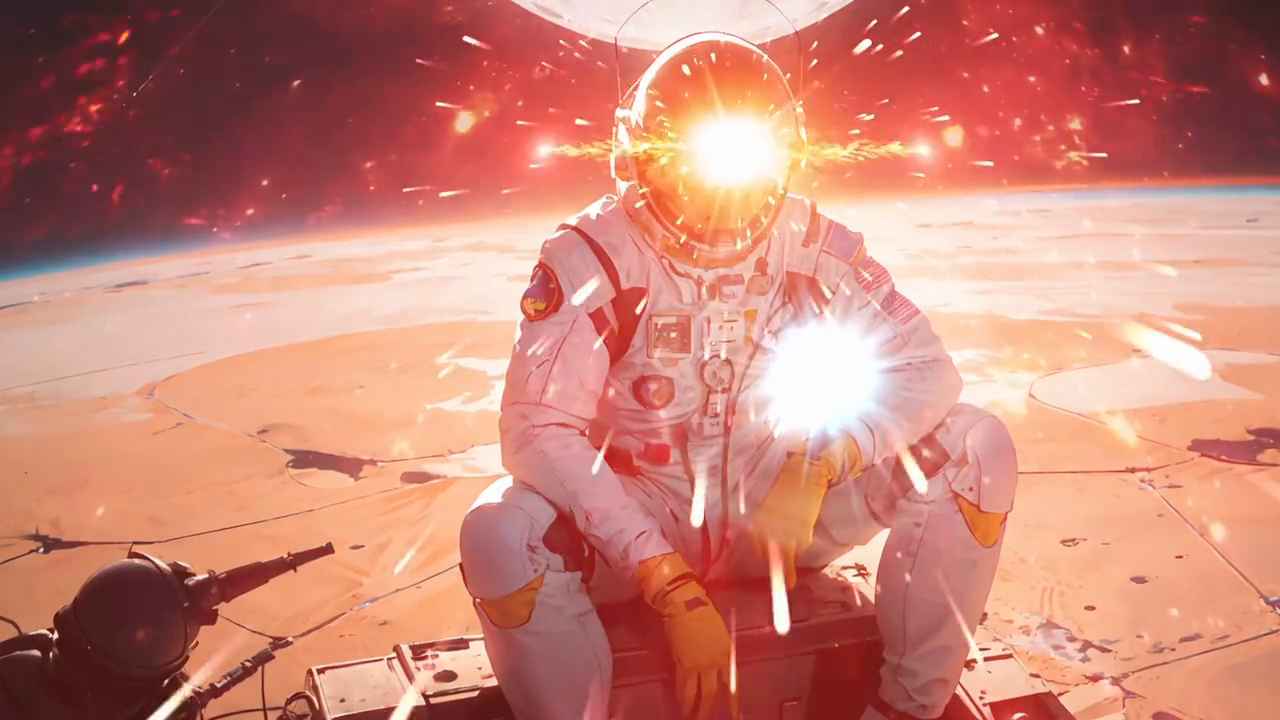
#> input picture frame 30 of 176527-855920754_medium.mp4, 1280 x 720 px
$ python generate_video_assets.py
#> lines starting #> are read from the running program, lines starting #| are printed output that depends on the picture
import os
import sys
import cv2
import numpy as np
from pathlib import Path

# Paths
SCRIPT_DIR = Path(__file__).resolve().parent
PROJECT_ROOT = SCRIPT_DIR.parent.parent.parent
SRC_VIDEO_PATH = PROJECT_ROOT / "176527-855920754_medium.mp4"
OUTPUT_DIR = SCRIPT_DIR / "videos"

print(f"Source video: {SRC_VIDEO_PATH}")
print(f"Output directory: {OUTPUT_DIR}")

# Haar Cascade for face detection
FACE_CASCADE_PATH = cv2.data.haarcascades + "haarcascade_frontalface_default.xml"
face_cascade = cv2.CascadeClassifier(FACE_CASCADE_PATH)

if face_cascade.empty():
    print("Error: Could not load Haar cascade face detector!")
    sys.exit(1)

def get_face_box(frame):
    gray = cv2.cvtColor(frame, cv2.COLOR_BGR2GRAY)
    for nb in [3, 2]:
        faces = face_cascade.detectMultiScale(gray, 1.05, nb, minSize=(32, 32))
        if len(faces) > 0:
            return sorted(faces, key=lambda f: f[2]*f[3], reverse=True)[0]
    return None

# [46 lines left out: functions apply_face_swap, apply_lip_sync, not called in this run]

def generate_video(input_path, output_path, manipulation_type, face_img=None, duration=5.0, compress=False):
    cap = cv2.VideoCapture(str(input_path))
    if not cap.isOpened():
        print(f"Error: Cannot open source video {input_path}")
        return False

    fps = cap.get(cv2.CAP_PROP_FPS) or 30.0
    width = int(cap.get(cv2.CAP_PROP_FRAME_WIDTH))
    height = int(cap.get(cv2.CAP_PROP_FRAME_HEIGHT))

    out_width = width
    out_height = height
    if compress:
        # Resize to 1/3 resolution for heavy compression simulation
        out_width = max(160, width // 3)
        out_height = max(120, height // 3)

    fourcc = cv2.VideoWriter_fourcc(*'mp4v')
    Path(output_path).parent.mkdir(parents=True, exist_ok=True)
    out = cv2.VideoWriter(str(output_path), fourcc, fps, (out_width, out_height))

    max_frames = int(fps * duration)
    frame_count = 0

    while frame_count < max_frames:
        ret, frame = cap.read()
        if not ret:
            break

        box = get_face_box(frame)

        if box is not None:
            if manipulation_type == "real":
                modified_frame = frame
            elif manipulation_type == "face_swap" and face_img is not None:
                modified_frame = apply_face_swap(frame, face_img, box)
            elif manipulation_type == "lip_sync":
                modified_frame = apply_lip_sync(frame, box)
            else:
                modified_frame = frame
        else:
            modified_frame = frame

        if compress:
            modified_frame = cv2.resize(modified_frame, (out_width, out_height))

        out.write(modified_frame)
        frame_count += 1

    cap.release()
    out.release()
    print(f"Generated {output_path} ({frame_count} frames)")
    return True

def main():
    if not SRC_VIDEO_PATH.exists():
        print(f"Error: Source stock video not found at {SRC_VIDEO_PATH}")
        sys.exit(1)

    # Load StyleGAN images for face swapping
    face_imgs = []
    stylegan_dir = PROJECT_ROOT / "test_assets" / "stylegan_tpdne"
    for i in range(1, 4):
        p = stylegan_dir / f"tpdne_0{i}.jpg"
        if p.exists():
            img = cv2.imread(str(p))
            if img is not None:
                face_imgs.append(img)

    if not face_imgs:
        print("Warning: No StyleGAN images found. Creating synthesized dummy face.")
        dummy = np.zeros((256, 256, 3), dtype=np.uint8)
        cv2.circle(dummy, (128, 128), 90, (180, 200, 255), -1)
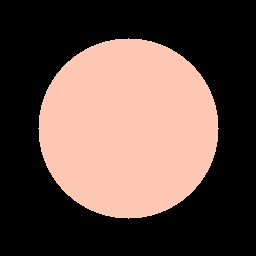
#> dummy: shape (256, 256, 3); mean of channels 0, 1, 2 69.9, 77.7, 99; drawn as B, G, R
        cv2.circle(dummy, (90, 100), 10, (50, 50, 50), -1)
        cv2.circle(dummy, (166, 100), 10, (50, 50, 50), -1)
        cv2.ellipse(dummy, (128, 170), (40, 20), 0, 0, 180, (50, 50, 255), 3)
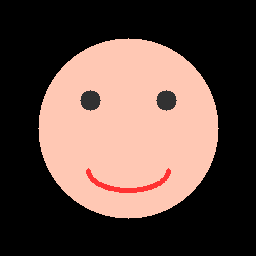
#> dummy: shape (256, 256, 3); mean of channels 0, 1, 2 67.6, 75.1, 97; drawn as B, G, R
        face_imgs.append(dummy)

    real_dir = OUTPUT_DIR / "real"
    fake_dir = OUTPUT_DIR / "deepfake"

    # 1. Real videos (V01-V05)
    print("\n--- Generating Real Videos ---")
    generate_video(SRC_VIDEO_PATH, real_dir / "v01_real_speech.mp4", "real")
#> in generate_video, frame is the input picture: shape (720, 1280, 3); mean B, G, R 118.1, 132.9, 202.9
#> in get_face_box, `gray = cv2.cvtColor(frame, cv2.COLOR_BGR2GRAY)`:
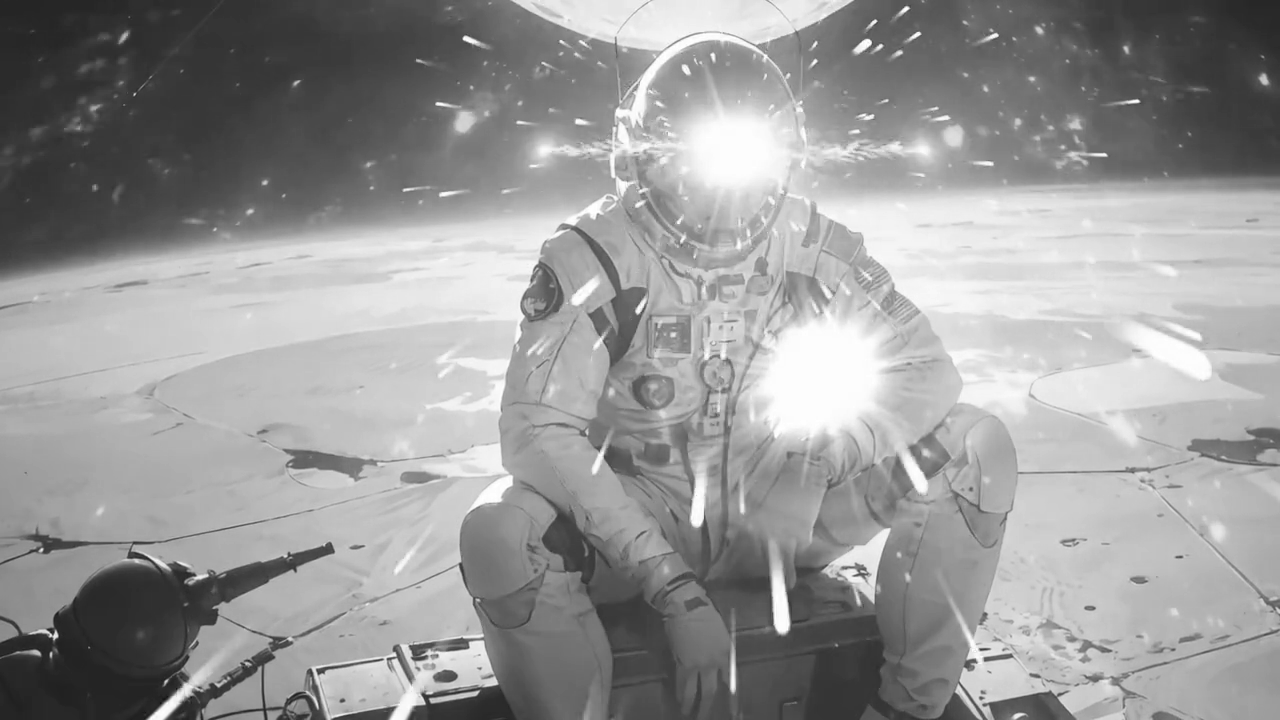
#> gray: shape (720, 1280); min 19, max 255, mean 152.1
#> the loop in get_face_box, `for nb in [3, 2]:` made 1 pass
#> faces on pass 1: [[394, 612, 100, 100]]
#> in generate_video, `box = get_face_box(frame)`: box = [394, 612, 100, 100]
    generate_video(SRC_VIDEO_PATH, real_dir / "v02_real_speech.mp4", "real")
    generate_video(SRC_VIDEO_PATH, real_dir / "v03_real_speech.mp4", "real")
    generate_video(SRC_VIDEO_PATH, real_dir / "v04_real_group.mp4", "real")
    generate_video(SRC_VIDEO_PATH, real_dir / "v05_real_group.mp4", "real")

    # 2. Real Compressed videos (V06-V07)
    generate_video(SRC_VIDEO_PATH, real_dir / "v06_compressed.mp4", "real", compress=True)
    generate_video(SRC_VIDEO_PATH, real_dir / "v07_compressed.mp4", "real", compress=True)

    # 3. Deepfake Lip-Sync videos (V08-V10)
    print("\n--- Generating Deepfake Videos ---")
    generate_video(SRC_VIDEO_PATH, fake_dir / "v08_lipsync.mp4", "lip_sync")
    generate_video(SRC_VIDEO_PATH, fake_dir / "v09_lipsync.mp4", "lip_sync")
    generate_video(SRC_VIDEO_PATH, fake_dir / "v10_lipsync.mp4", "lip_sync")

    # 4. Deepfake Face-Swap videos (V11-V12)
    swap_face_1 = face_imgs[0]
    swap_face_2 = face_imgs[min(1, len(face_imgs) - 1)]
    generate_video(SRC_VIDEO_PATH, fake_dir / "v11_faceswap.mp4", "face_swap", swap_face_1)
    generate_video(SRC_VIDEO_PATH, fake_dir / "v12_faceswap.mp4", "face_swap", swap_face_2)

    print("\n--- Video Generation Completed! ---")

if __name__ == "__main__":
    main()

$ run again, starting later in the video
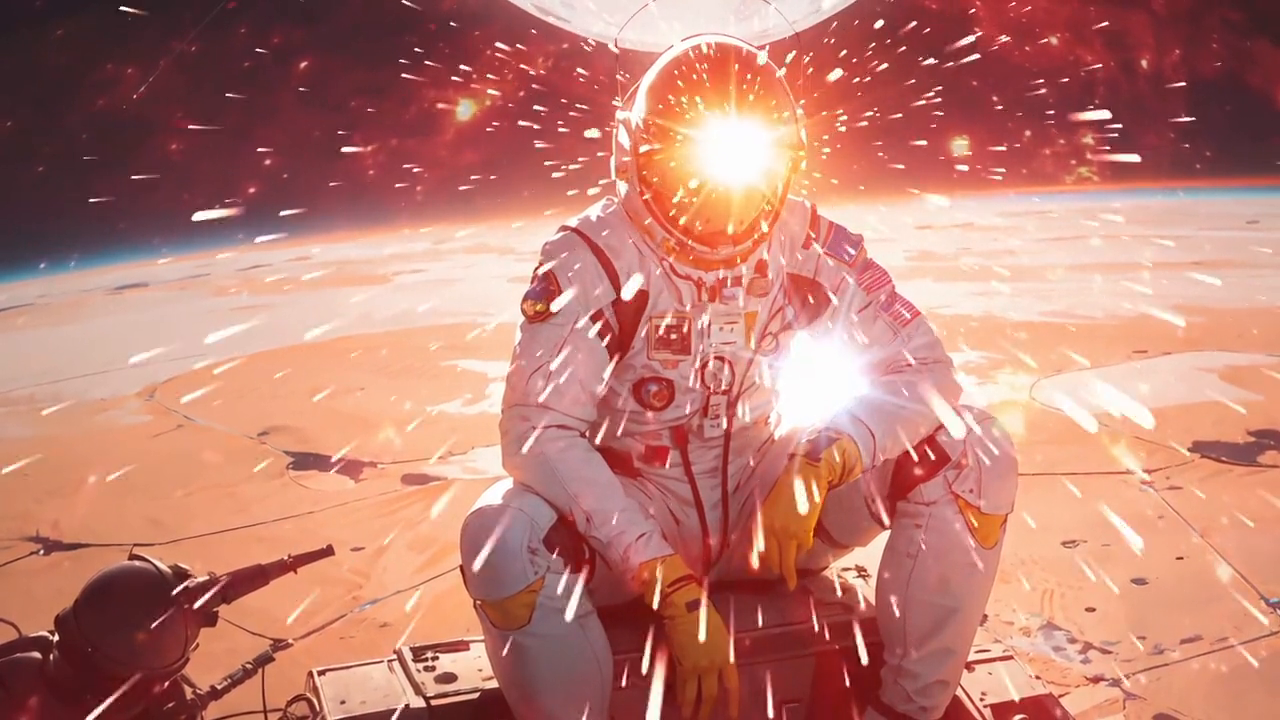
#> input picture frame 139 of 176527-855920754_medium.mp4, 1280 x 720 px
#> in generate_video, frame is the input picture: shape (720, 1280, 3); mean B, G, R 115, 127.3, 191.1
#> in get_face_box, `gray = cv2.cvtColor(frame, cv2.COLOR_BGR2GRAY)`:
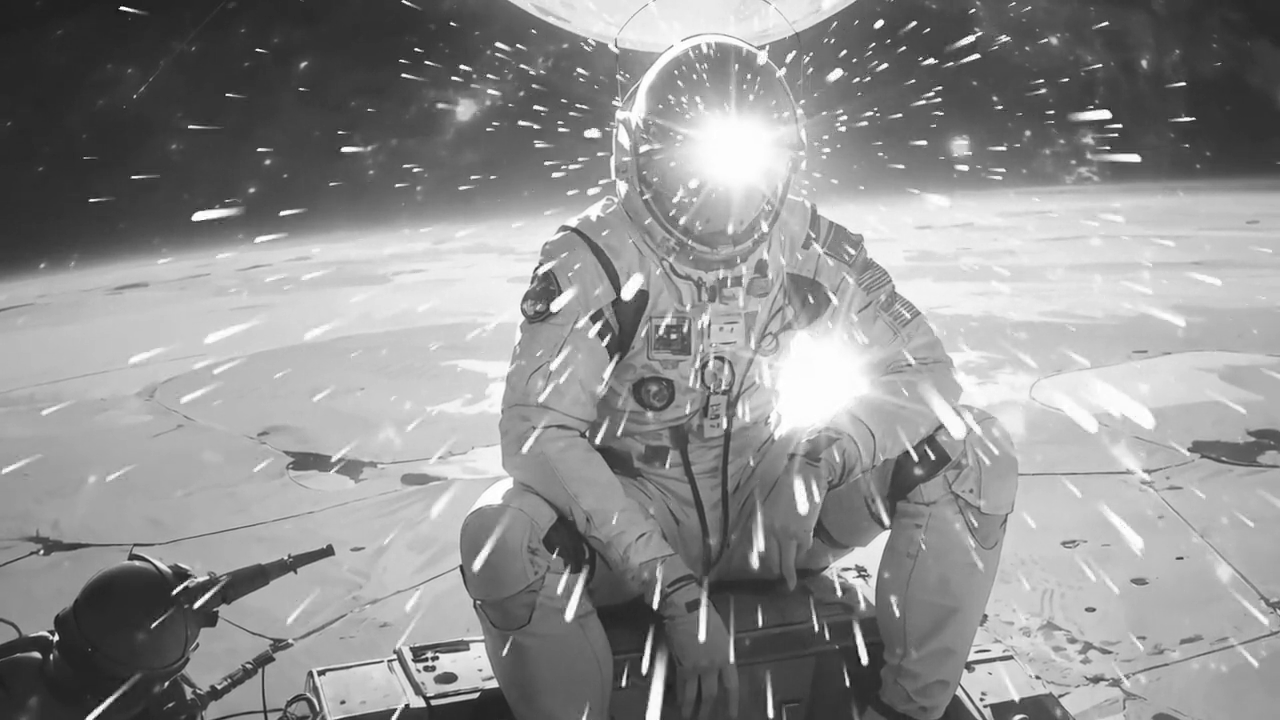
#> gray: shape (720, 1280); min 6, max 255, mean 145
#> box = [304, 640, 79, 79]

$ run again, starting later in the video
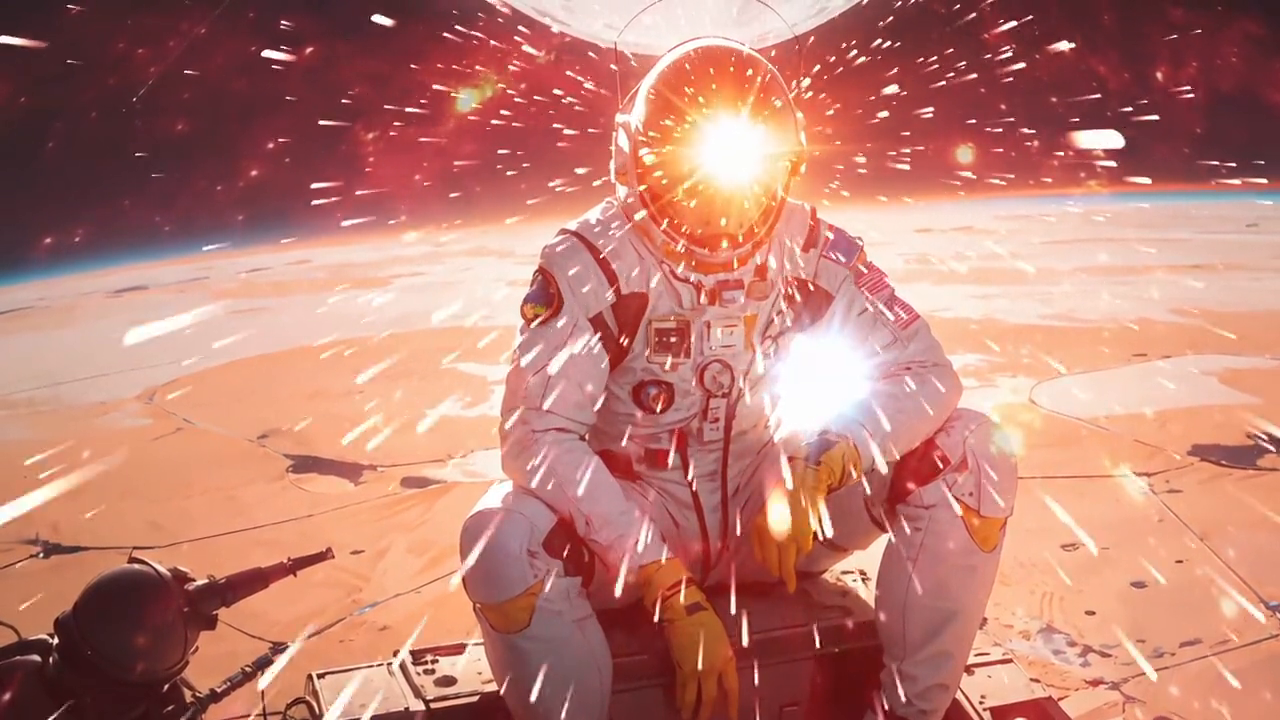
#> input picture frame 247 of 176527-855920754_medium.mp4, 1280 x 720 px
#> in generate_video, frame is the input picture: shape (720, 1280, 3); mean B, G, R 115.7, 127.9, 190.6
#> in get_face_box, `gray = cv2.cvtColor(frame, cv2.COLOR_BGR2GRAY)`:
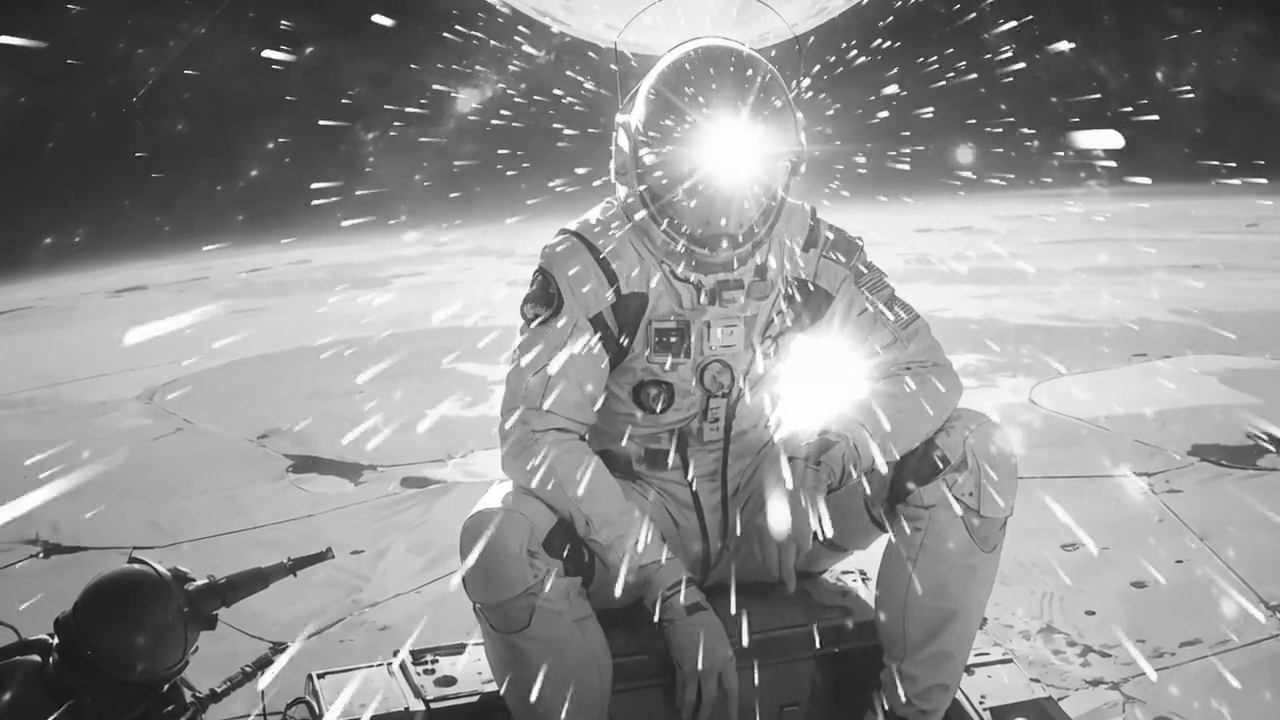
#> gray: shape (720, 1280); min 9, max 255, mean 145.2
#> box = [885, 316, 152, 152]
